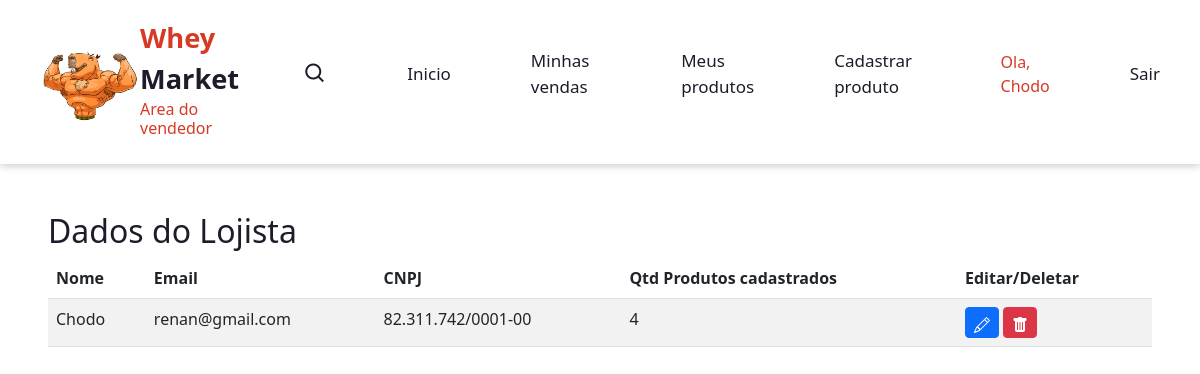
/lojistaPage.php (signed in), run on the app's committed database.
### tables this page shows
CREATE TABLE `lojista` (
  `ID` int(11) NOT NULL,
  `CNPJ` char(18) DEFAULT NULL,
  `email` varchar(50) DEFAULT NULL,
  `Nome` varchar(100) DEFAULT NULL,
  `senha` char(32) DEFAULT NULL,
  `fk_Cadastro_Tipo_ID` int(11) DEFAULT NULL
);

### lojistaPage.php (the view, shortened to what this page needs)
<?php
require('conexao.php');
$idLojista = $_SESSION['id'];
$sql = "select * from lojista where ID = '$idLojista'";
if ($result = $conn->query($sql)) {
    $lojista = mysqli_fetch_assoc($result);
    $sql2 = "SELECT * from produto where fk_Lojista_ID=$idLojista";
    $result2 = $conn->query($sql2);
} else {
}
?>
<!DOCTYPE html>
<html lang="Pt-br">
<?php include('htmlhead.php');?>
<body>
<header>
    <nav class="navigation ">
        <div class="flex-center-logo">
            <a href="lojistaPage.php"><img src="src/img/logo.png" width="100px" height="100px"></a>
            <a href="lojistaPage.php" class="logo">Whey <span>Market</span>
                <h6>Area do vendedor</h6>
            </a>
        </div>
        <div>
            <ul class="nav-menu">
                <i class='bx bx-search'></i>
                <li class="nav-item"><a href="lojistaPage.php">Inicio</a></li>
                <li class="nav-item"><a href="#">Minhas vendas</a></li>
                <li class="nav-item"><a href="produtosListar.php">Meus produtos</a></li>
                <li class="nav-item"><a href="produtoCadastro.php">Cadastrar produto</a></li>
                <li class="nav-item"><span class='text-red'>Ola, <?php echo $_SESSION['Nome'] ?></span></li>
                <li class="nav-item"><a href="logout.php">Sair</a></li>
            </ul>
        </div>
    </nav>
</header>
<div class="container-fluid">
    <div class="row">
        <div class="col p-5">
            <table class="table table-hover table-striped">
                <thead>
                <h2>Dados do Lojista</h2>
                <tr>
                    <th scope="col">Nome</th>
                    <th scope="col">Email</th>
                    <th scope="col">CNPJ</th>
                    <th scope="col">Qtd Produtos cadastrados</th>
                    <th scope="col">Editar/Deletar</th>
                </tr>
                </thead>
                <tbody>
                <tr>
                    <td><?php echo $lojista['Nome'] ?></td>
                    <td><?php echo $lojista['email'] ?></td>
                    <td><?php echo $lojista['CNPJ'] ?></td>
                    <td><?php echo mysqli_num_rows($result2) ?></td>
                    <td>
                        <a class='btn btn-sm btn-primary' href='editLojista.php?&id=<?php echo $lojista['ID'] ?>'
                           title='Editar'>
                        </a>
                        <button type="button" class="btn btn-sm btn-danger" id="btn-confirm" data-bs-toggle="modal"
                                data-bs-target="#JanelaModal">
                        </button>
</body>
</html>

### css/style.css (style rules this page uses)
* { margin: 0; padding: 0; box-sizing: border-box; list-style: none; text-decoration: none; }
:root { --red:#d63a25; --white:#fff; --dark:#1e1c2a; }
.flex-center-logo { display: flex; align-items: center; }
body { color: var(--dark); background: var(--white); }
.navigation { display: flex; align-items: center; justify-content: space-between; padding: 18px 40px; box-shadow: 0 0.1rem 0.5rem #ccc; width: 100%; background: var(--white); transition: all 0.5s; }
.navigation .logo { color: var(--red); font-size: 1.7rem; font-weight: 600; }
.logo span { color: var(--dark); left: 100px; }
.navigation ul { display: flex; align-items: center; gap: 5rem; }
.navigation ul li a { color: var(--dark); font-size: 17px; font-weight: 500; transition: all 0.5s; }
.navigation i { cursor: pointer; font-size: 1.5rem; }
a { text-decoration: none; color: inherit; }
.text-red { color:var(--red) }

### data on the page
lojista: Nome "Chodo", email "renan@gmail.com", CNPJ "82.311.742/0001-00"

### other printed values
$_SESSION['Nome'] "Chodo"
mysqli_num_rows($result2) "4"
